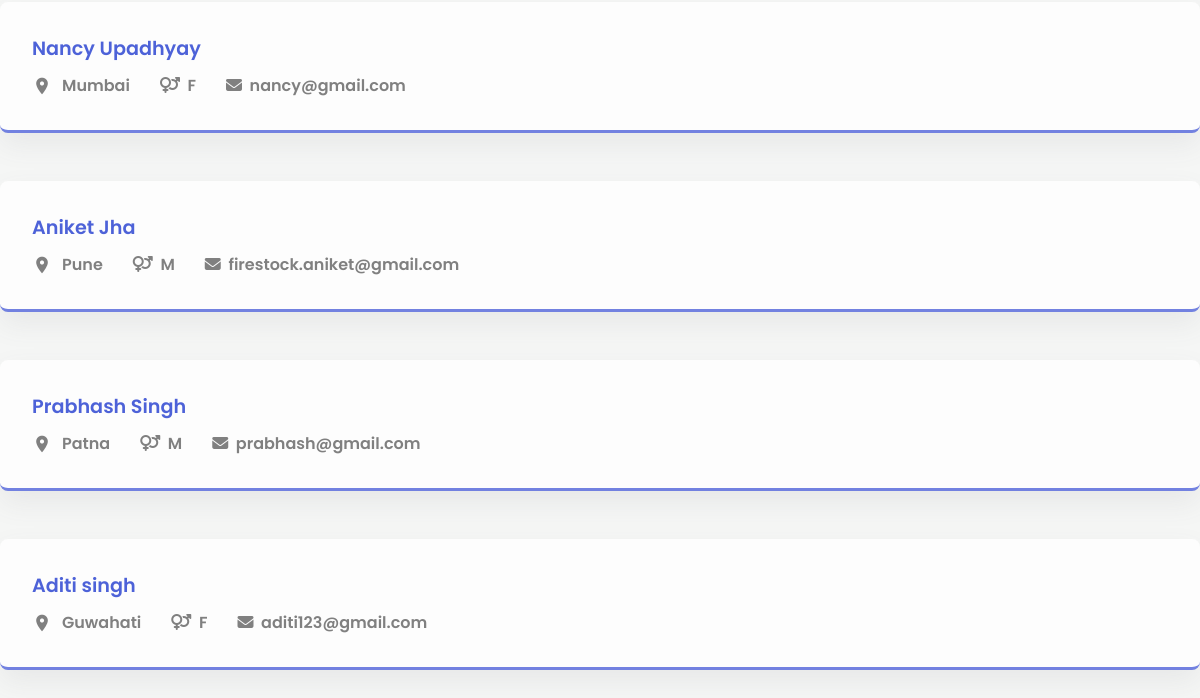
Before: / (lower part) with the older database file.
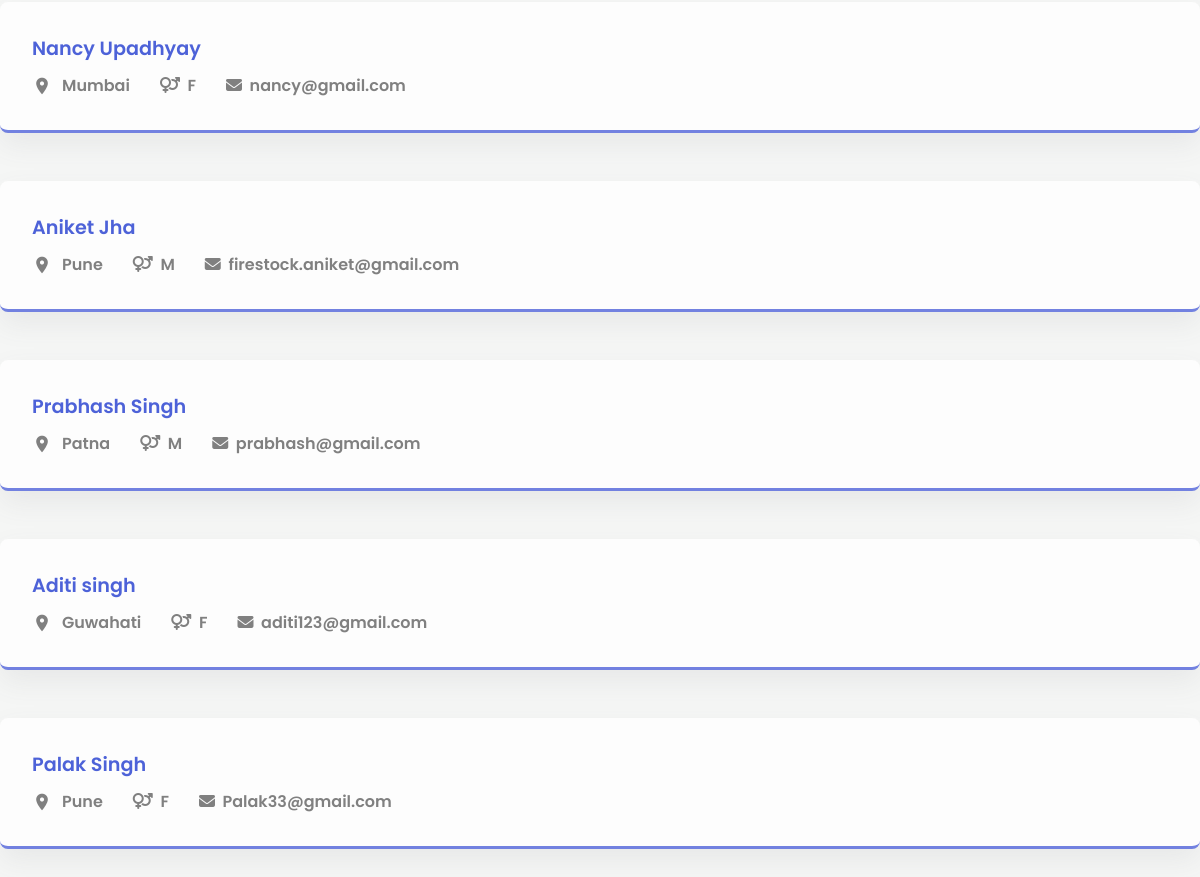
After: the same page with the newer database file.
### app/models.py (models this page shows, shortened)
class Subscription(models.Model):
    first_name = models.CharField(max_length=200)
    last_name = models.CharField(max_length=200)
    email = models.EmailField(max_length=200)
    options = models.CharField(
        max_length=2, choices=NEWLWTTER_OPTIONS, default='M')
    city = models.CharField(max_length=200)

### app/views.py (the view)
# urls.py: path('',views.home,name='home'),
def home(request):
    users = Subscription.objects.all()
    context = {"users": users}
    return render(request, "app/index.html", context)

### app/templates/app/index.html
{% extends 'base.html' %} {% block title %}Home|Page {% endblock title %}
{%block content %}
<section>
  <div class="container">
    {% for user in users %}
    <div class="post">
      <div class="job-info">
        <h1 class="job-title">{{user.first_name}} {{user.last_name}}</h1>
        <div class="job-des">
          <div class="location item">
            <span class="material-icons"> place </span>
            <p>{{user.city}}</p>
          </div>
          <div class="budget item">
            <p>
              <i class="fa-solid fa-venus-mars"></i>&nbsp;&nbsp;{{user.options}}
            </p>
          </div>
          <div class="time item">
            <p>
              <i class="fa-solid fa-envelope"></i>&nbsp;&nbsp;{{user.email}}
            </p>
          </div>
        </div>
      </div>
    </div>
    {% endfor %}
  </div>
</section>
{% endblock content %}

### templates/base.html (shortened to what this page needs)
{% load static %}
<!DOCTYPE html>
<html lang="en">
  <head>
    <link rel="stylesheet" href="{% static 'app/style.css' %}" />
  </head>
  <body>
    {% block content %} {% endblock content %}
  </body>
</html>

### app/static/app/style.css (style rules this page uses)
* { margin: 0; padding: 0; box-sizing: border-box; font-family: "Poppins", sans-serif; }
:root { --blue: #4d62d8; --lblue: #7281e0; --card: #fdfdfd; --shadow: #64646f17 0px 12px 29px 0px; --nav: #1b2436; }
body { background: #f5f6f5; }
.container { max-width: 1200px; margin: auto; }
.post { background: var(--card); border-radius: 8px; padding: 2em; box-shadow: var(--shadow); margin-top: 3em; display: grid; align-items: center; grid-template-columns: 8fr 2fr; border-bottom: 3px solid var(--lblue); }
.post:last-child { margin-bottom: 5em; }
.item { display: flex; align-items: center; margin-left: 30px; }
.item:first-child { margin-left: 0; }
.job-des { display: flex; align-items: center; }
.item span { margin-right: 10px; font-size: 20px !important; color: gray; }
.item p { font-size: 1rem; font-weight: 600; color: gray; }
.job-title { font-size: 1.2rem; font-weight: 600; margin-bottom: 10px; color: var(--blue); }

Changed rows visible on the page:
added Subscription: first_name "Palak", last_name "Singh", city "Pune", options "F", email "Palak33@gmail.com"
